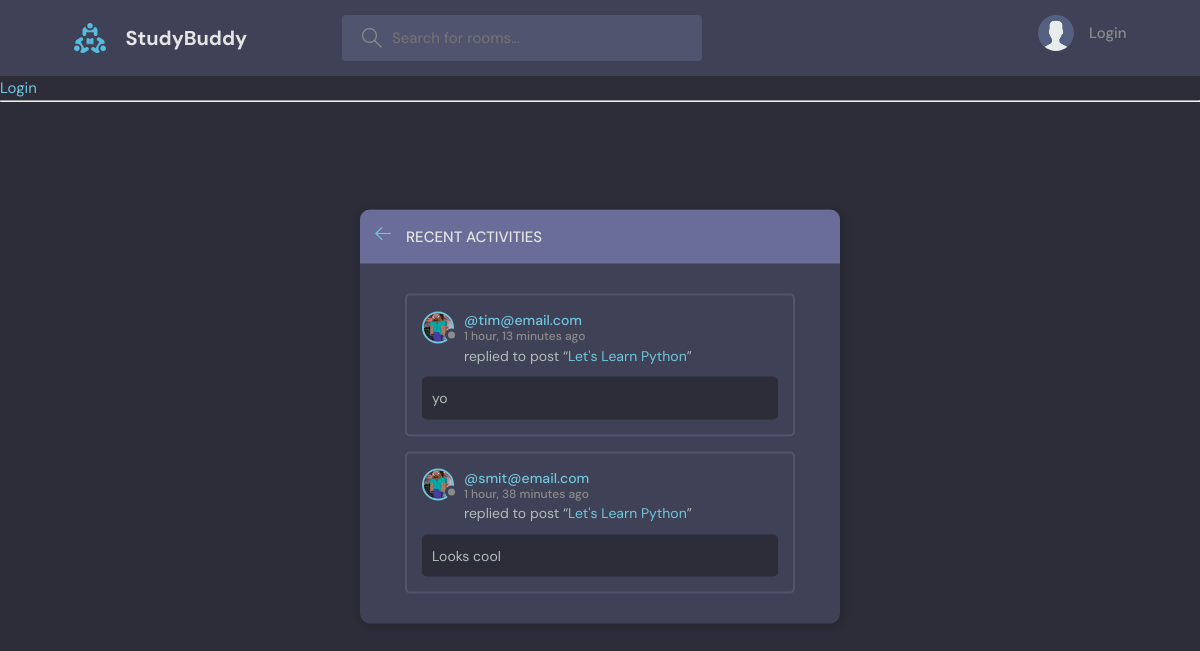
The page /activity/ on the database its author committed.
### base/models.py (models this page shows, shortened)
class Message(models.Model):
    user = models.ForeignKey(User, on_delete=models.CASCADE)
    room = models.ForeignKey(Room, on_delete=models.CASCADE)
    body = models.TextField()
    updated = models.DateTimeField(auto_now=True)
    created = models.DateTimeField(auto_now_add=True)
    class Meta:
        ordering = ['-updated', '-created']

class User(AbstractUser):
    name = models.CharField(max_length=200, null=True)
    email = models.EmailField(unique=True, null=True)
    bio = models.TextField(null=True)
    avatar = models.ImageField(null=True, default="avatar.svg")
    USERNAME_FIELD = 'email'
    REQUIRED_FIELDS = []

class Room(models.Model):
    host = models.ForeignKey(User, on_delete=models.SET_NULL, null=True)
    topic = models.ForeignKey(Topic, on_delete=models.SET_NULL, null=True)
    name = models.CharField(max_length=200)
    description = models.TextField(null=True, blank=True)
    participants = models.ManyToManyField(User, related_name='participants', blank=True)
    updated = models.DateTimeField(auto_now=True)
    created = models.DateTimeField(auto_now_add=True)
    class Meta:
        ordering = ['-updated', '-created']
    def __str__(self):
        return self.name

### base/views.py (the view)
# urls.py: path('activity/', views.activityPage, name="activity"),
def activityPage(request):
    room_messages = Message.objects.all()
    return render(request,'base/activity.html',{'room_messages': room_messages})

### base/templates/base/activity.html (shortened to what this page needs)
{% extends 'main.html' %} {% block content %}
<main class="layout">
  <div class="container">
    <div class="layout__box">
      <div class="layout__boxHeader">
        <div class="layout__boxTitle">
          <a href="{% url 'home' %}">
            <svg
              version="1.1"
              xmlns="http://www.w3.org/2000/svg"
              width="32"
              height="32"
              viewBox="0 0 32 32"
            >
              <title>arrow-left</title>
              <path
                d="M13.723 2.286l-13.723 13.714 13.719 13.714 1.616-1.611-10.96-10.96h27.625v-2.286h-27.625l10.965-10.965-1.616-1.607z"
              ></path>
            </svg>
          </a>
          <h3>Recent Activities</h3>
        </div>
      </div>
      <div class="activities-page layout__body">
        {% for message in room_messages %}
        <div class="activities__box">
          <div class="activities__boxHeader roomListRoom__header">
            <a
              href="{% url 'user-profile' message.user.id %}"
              class="roomListRoom__author"
            >
              <div class="avatar avatar--small">
                <img src="{{message.user.avatar.url}}" />
              </div>
              <p>
                @{{message.user}}
                <span>{{message.created|timesince}} ago</span>
              </p>
            </a>
          </div>
          <div class="activities__boxContent">
            <p>
              replied to post “<a href="{% url 'room' message.room.id %}"
                >{{message.room}}</a
              >”
            </p>
            <div class="activities__boxRoomContent">{{message.body}}</div>
          </div>
        </div>
        {% endfor %}
      </div>
    </div>
  </div>
</main>
{% endblock content %}

### static/styles/style.css (style rules this page uses)
:root { --color-main: #71c6dd; --color-main-light: #e1f6fb; --color-dark: #3f4156; --color-dark-medium: #51546e; --color-dark-light: #696d97; --color-light: #e5e5e5; --color-gray: #8b8b8b; --color-light-gray: #b2bdbd; --color-bg: #2d2d39; --color-success: #5dd693; --color-error: #fc4b0b; }
* { font-family: "DM Sans", -apple-system, BlinkMacSystemFont, "Segoe UI", Roboto, Oxygen, Ubuntu, Cantarell, "Open Sans", "Helvetica Neue", sans-serif; margin: 0; padding: 0; box-sizing: border-box; text-rendering: optimizeLegibility; font-size: inherit; }
html { font-size: 56.25%; }
@media only screen and (min-width: 1200px) { html { font-size: 62.5%; } }
body { line-height: 1.6; font-weight: 400; font-size: 1.5rem; color: var(--color-light-gray); background-color: var(--color-bg); min-height: 100vh; }
img { width: 100%; }
a { display: inline-block; color: var(--color-main); text-decoration: none; }
.container { max-width: 120rem; width: 90%; margin: auto; }
.avatar { position: relative; display: inline-block; border-radius: 50%; border: 2px solid var(--color-main); }
.avatar img { display: block; border-radius: 50%; object-fit: cover; object-position: center; }
.avatar::after { content: ""; display: block; position: absolute; background-color: var(--color-gray); z-index: 111; border-radius: 50%; border: 0.3rem solid var(--color-dark); }
.avatar.avatar--small img { width: 2.8rem; height: 2.8rem; }
.avatar.avatar--small:after { width: 0.7rem; height: 0.7rem; bottom: 0px; right: -6px; }
.layout { margin-top: 2.4rem; }
.layout > .container { display: flex; justify-content: space-between; align-items: flex-start; }
.layout__box { width: 90%; max-width: 48rem; min-height: 40rem; position: absolute; top: 50%; left: 50%; transform: translate(-50%, -46%); background-color: var(--color-dark); border-radius: 1rem; box-shadow: 1px 1px 6px 3px rgba(0, 0, 0, 0.1); overflow: hidden; }
.layout__boxHeader { display: flex; padding: 1.5rem; background-color: var(--color-dark-light); }
.layout__boxTitle { display: flex; gap: 1.5rem; align-items: center; }
.layout__boxTitle h3 { text-transform: uppercase; font-weight: 500; color: var(--color-light); }
.layout__boxTitle svg { width: 1.6rem; height: 1.6rem; fill: var(--color-main); }
.layout__body { margin: 3rem; }
.roomListRoom__header { display: flex; justify-content: space-between; align-items: center; }
.roomListRoom__author { font-weight: 500; display: flex; align-items: center; gap: 1rem; }
.activities__box { margin: 1.5rem; padding: 1.5rem; border: 2px solid var(--color-dark-medium); border-radius: 5px; }
.activities__boxHeader p { font-size: 1.4rem; line-height: 1.3; }
.activities__boxHeader p span { color: var(--color-gray); font-size: 1.2rem; display: block; }
.activities__boxContent { margin-left: 4.2rem; }
.activities__boxContent { font-size: 1.4rem; }
.activities__boxRoomContent { background: var(--color-bg); padding: 1rem; border-radius: 5px; margin-top: 1rem; margin-left: -4.2rem; }

### rows shown on the page
Message: user.avatar (picture), user "tim@email.com", created "1 hour, 13 minutes", room "Let's Learn Python", body "yo"
Message: user.avatar (picture), user "smit@email.com", created "1 hour, 38 minutes", room "Let's Learn Python", body "Looks cool"
